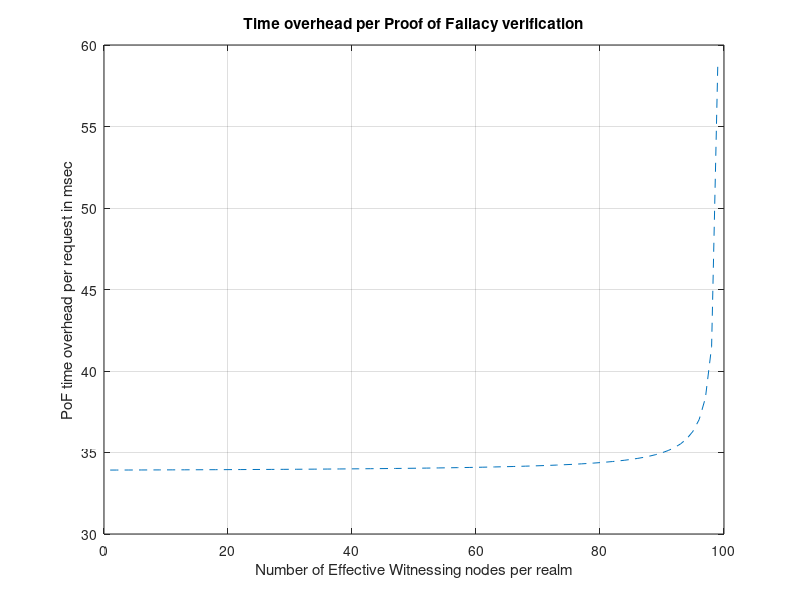

The MATLAB script that drew this image:
#By Aris Anagnostakis, Sep. 2021
#Continus authentication model based on
#IoT Blockchain modeling of cluster behavior 
#Set to fascilitate PoO/PoF, PoC/PoI over the IoT Mirco-Blockchain framework
#after Jan 26 2021 Notes and Scketch Jan_23
#
#all times as benchmarked in milliseconds
#
#The existence of multicast broadband connection is considered
clear
labels = {};
      
      #The reference setup: Arduino Nano 33 48MHz reaching 2.46 CoreMark®/MHz
      #Considering single-thread execution we get a total of 2.46 * 48 overall CPU capacity(=c).
      #1 ms execution time delivers c*10^-3 Coremark equivalent power in the ref. CPU
      #Thus the capacity is calculated by the formula:
      RefMHz=48; # arduino nano 33 IoT
      MHz=96 #NUCLEO 72; #ArmCortex 96; #Arduino 48
      RefCoreMark=2.46; #arduino nanno 33 IoT
      CoreMark=2.843; #Arduino 2.46; #NUCLEO 1.5; 
      RefCPUcapacity=RefCoreMark*RefMHz; 
      CPUcapacity=CoreMark*MHz;
      RefCPUloadms=RefCPUcapacity*(10^-3); #=0.1181 for Arduino Nano 33 #this is the per milisecond accumulative CPU effort in CoreMark Equivalent
      CPUloadms=CPUcapacity*(10^-3);
         
      
      #The size of the Block in Bytes in Jan_20b' .ino
      Blocksize=248*8; #The primary IoT package in bits
      BandwidthAvg=54*2^20/2^3;#Bits per millisecond. Theoretical maximum in wifi:72*2^20 bps
      ConnectionEstablishmentTime=23; #millis of handshake
      
      #Benchmarks derived from the actual Arduino setup /scketch 20 .ino file
      Tcs = 3713; #Time in millis to swap modes. Necessary in every Peer connection. Foreseen amedment: Two threads, listening and transmitting simultaneuslly in every node.
      Tsc_Success = 0.05; #100; #5067; time in millis; in case of Constant multicast channel, minimal 1 msec connection time is estimated/considered corresponds to successfull handshake time
      Tsc_Failure = 1; #100; #10361;
      Ttransmission = Blocksize/BandwidthAvg; #519; #In millis. Peer IoT Benchmarked pure P2P 519 millis with 1 ms/byte interval #Block transmission time on success
      Treception = Blocksize/BandwidthAvg;#579; #Block reception time on success
      #Tverify = 3; #Block verification time in millis 
      TverifyLoad=3*RefCPUloadms;
      Tverify = TverifyLoad/CPUloadms;
      #Thash = 4; #SHA256 for the Block
      ThashLoad=4*RefCPUloadms;
      Thash = ThashLoad/CPUloadms;
      #Tsign = 3; 
      TsignLoad=3*RefCPUloadms;
      Tsign=TsignLoad/CPUloadms;
      #Tcopy = 9;
      TcopyLoad=9*RefCPUloadms;
      Tcopy=TcopyLoad/CPUloadms;
      Tidle = 1;
      #Taddexternal = 28;
      TaddexternalLoad=28*RefCPUloadms;
      Taddexternal=TaddexternalLoad/CPUloadms;
          
      
      HAT= 5.00 #minimum local events frequency supported by the realm to achieve maximum (W=N-1) witnesses. #Time interval in millis among Local events on a Node (ms)

      Timeframe=HAT;
      Timeservice=Tsc_Success+Treception+Tverify+Tcopy+Thash+Tsign;
      AttemptsInTimeframe=Timeframe/Timeservice; #How many attempts can be serviced until a new local even rises
      M=100; #Total local memory in Blocks
      N=0; #Total nodes in known neighbourhood
      W=0; #Total number of neighbors I want to try to inform of my event
      L=3; #The number of Blocks transmitted in a "Verify me" message
      
      TLocalSearch = Tverify+(M/2)*0.2; #Estimation of Local chain generic search for a block in millis()
 
 for Ni=100:100 #for only two devices peering, we set Ni=2
      N=Ni;
      Pwitness = zeros (1,N); # Pwitness corresponds to the actual number of aquired witnesses on a specific Local Event, given W attemts to share it
      TverifyMeMessagePropagation = zeros (1,N);
      ToverheadPoE = zeros (1,N-1);
      ToverheadPoF = zeros (1,N-1);
      ToverheadPoO = zeros (1,N-1);
      ToverheadPoC = zeros (1,N-1);
      ToverheadPoI = zeros (1,N-1);
      TBackPropagate = zeros (1,N-1);
    
      for W=1:(N-1)
        Tclient=(Tsc_Success+Ttransmission); #*W By default the node is listening (server mode). when local event, the node swaps to client mode and transmits
        Pclient= (W*Tclient)/HAT;
        Tserver=Treception+Tverify+Thash+Tsign+Tcopy;
        Pserver=1-Pclient;

        #Estimate witness probability as a function of Timeframe and Nefighboring nodes in network
        
        #Piwitness: Probability that node j becomes witness of the current event on IoT device i 
        #Pwitness: Probability that there is at least one witness other than me
        Piserveothers=0;
        i=(min(W, AttemptsInTimeframe)); #if everyone contacts W neighbors to share a Local Event to find a witness, what Possibility do i have to get at least one?
        for j=2:i
          Piserveothers=Piserveothers+(Pclient/(N-2));
        endfor
        W
        Piwitness=Pserver-Piserveothers;

         Pwitness(W)=0;
         Pwitness(W)=i*Piwitness; #the probability that at least one witness exists
 
 #**************************************
 #Continus Authentication parameters calculation
         TverifyMeMessagePropagation(W)=W*L*(Ttransmission/Piwitness);  #All witnesses must receive the verifyme message. #Transmission/Piwitness attempts to success
         TBackPropagate(W)=(((Ttransmission/Piwitness)*W*L)+(N-W-1)*(Ttransmission/Blocksize*Piwitness))*Tsc_Success;
         ToverheadPoE(W)=TverifyMeMessagePropagation(W)+TLocalSearch+(Ttransmission/Pwitness(W)); #TBackPropagate(W)
         ToverheadPoO(W)=TverifyMeMessagePropagation(W)+TLocalSearch*(L/2)+(Ttransmission/Piwitness);#A random one of the L Blocks is found in a Local chain and is backpropagated. All are responding
         ToverheadPoF(W)=TverifyMeMessagePropagation(W)+TLocalSearch*L+(N-1)*(Ttransmission/Piwitness);#All L blocks are searched. If "even one" is found, it is backpropagated as PoF.
         
      endfor

    plot((ToverheadPoF),'--'); grid on
hold on
    xlabel('Number of Effective Witnessing nodes per realm')
    ylabel('PoF time overhead per request in msec')
    title('Time overhead per Proof of Fallacy verification')
    #labels = {labels{:}, ["Event Period (ms):", num2str(HAT), " Witnesses Probability (N%) : ", num2str(xi/N)]};
    # labels = {labels{:}, ["Number of nodes in neighborhood ", num2str(N), " Witnesses Probability (N%) : ", num2str(xi/N)]};
    # legend (labels, "location", "northeast");

endfor
hold off
